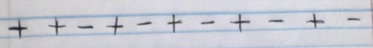
%> input picture otherFunctions - not used/simbols.bmp, 373 x 48 px
$ octave --eval "result = segmentation(imread('simbols.bmp'));"   (GNU Octave 9; MATLAB toolbox functions it lacks are replaced by stand-ins)
%> lines starting %> are read from the running program, lines starting %| are printed output that depends on the picture; in (x1, y1, x2, y2) boxes, pixels count from 0 and x2, y2 are one past the last pixel; in counts of white or black regions, pixels touching at a corner belong together; the program's own positions count from 1
function segments = segmentation ( img)
% [27 lines of commented-out code are left out]

if iscell(img)
    for k=1:length(img)
        if length(size(img{k})) > 2
            i2 = edge(rgb2gray(img{k}),'canny',0.3);
        else
            i2 = edge(img{k},'canny',0.3);
        end

        se = strel('square',2);
        i3 = imdilate(i2,se);

        i4 = imfill(i3,'holes');

        [Ilabel num] = bwlabel(i4,4);
        disp(num);
        Iprops = regionprops(Ilabel);
        Ibox = [Iprops.BoundingBox];
        Ibox = reshape(Ibox,[4 num]);
        figure; imshow(img{k});
        hold on;
        segments = 0;
        disp(k);
        for cnt = 1:num
            if (Iprops(cnt).Area > 500 && Iprops(cnt).Area < 800)
            rectangle('position',Ibox(:,cnt),'edgecolor','r');
            segments = segments + 1;
            end
        end
        disp(segments);
        hold off;
    end
else
    if length(size(img)) > 2
            i2 = edge(rgb2gray(img),'canny',0.3);
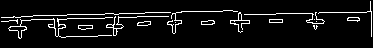
%> i2: size 48x373 logical; 6.6% white in thin lines or dots, all inside (x1, y1, x2, y2) = (1, 1, 372, 39)
        else
            i2 = edge(img,'canny',0.3);
    end

    se = strel('square',2);
    i3 = imdilate(i2,se);
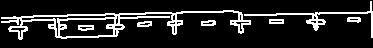
%> i3: size 48x373 logical; 13.6% white in thin lines or dots, all inside (x1, y1, x2, y2) = (1, 1, 373, 40)

    i4 = imfill(i3,'holes');
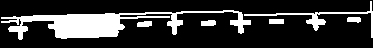
%> i4: size 48x373 logical; 19.7% white; 6 white regions

    [Ilabel num] = bwlabel(i4,4);
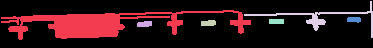
%> Ilabel: size 48x373 double; 7 distinct labels, from 0 to 6; one colour per label, 0 black
%> num = 6
    disp(num);
%| 6
    Iprops = regionprops(Ilabel);
%> Iprops = 6 regions; box (x1, y1, x2, y2), Area and Centroid: (1, 10, 251, 40) 2744 [103.7 24.1], (244, 1, 373, 38) 487 [320.6 17.8], (201, 20, 216, 26) 80 [209.1 23.7], (137, 21, 152, 27) 79 [145.2 24.6], (269, 19, 284, 24) 75 [277 22], (347, 17, 361, 23) 70 [354.6 20.1]
    Ibox = [Iprops.BoundingBox];
%> Ibox = 24 values, max 347.5 at index 21, min 1.5 at index 1, mean 75.88
    Ibox = reshape(Ibox,[4 num]);
%> Ibox = [1.5 137.5 201.5 244.5 269.5 347.5; 10.5 21.5 20.5 1.5 19.5 17.5; 250 15 15 129 15 14; 30 6 6 37 5 6]
    disp(Ibox(:,2));
%|    137.5000
%|     21.5000
%|     15.0000
%|      6.0000
    imshow(img);
    hold on;
    segments = 0;
    for cnt = 1:num
        if (Iprops(cnt).Area > 500 && Iprops(cnt).Area < 1500)
        rectangle('position',Ibox(:,cnt),'edgecolor','r');
        segments = segments + 1;
        end
    end
%> this loop made 6 passes
%> after the loop, segments = 0
    disp(segments);
%| 0
end


end
